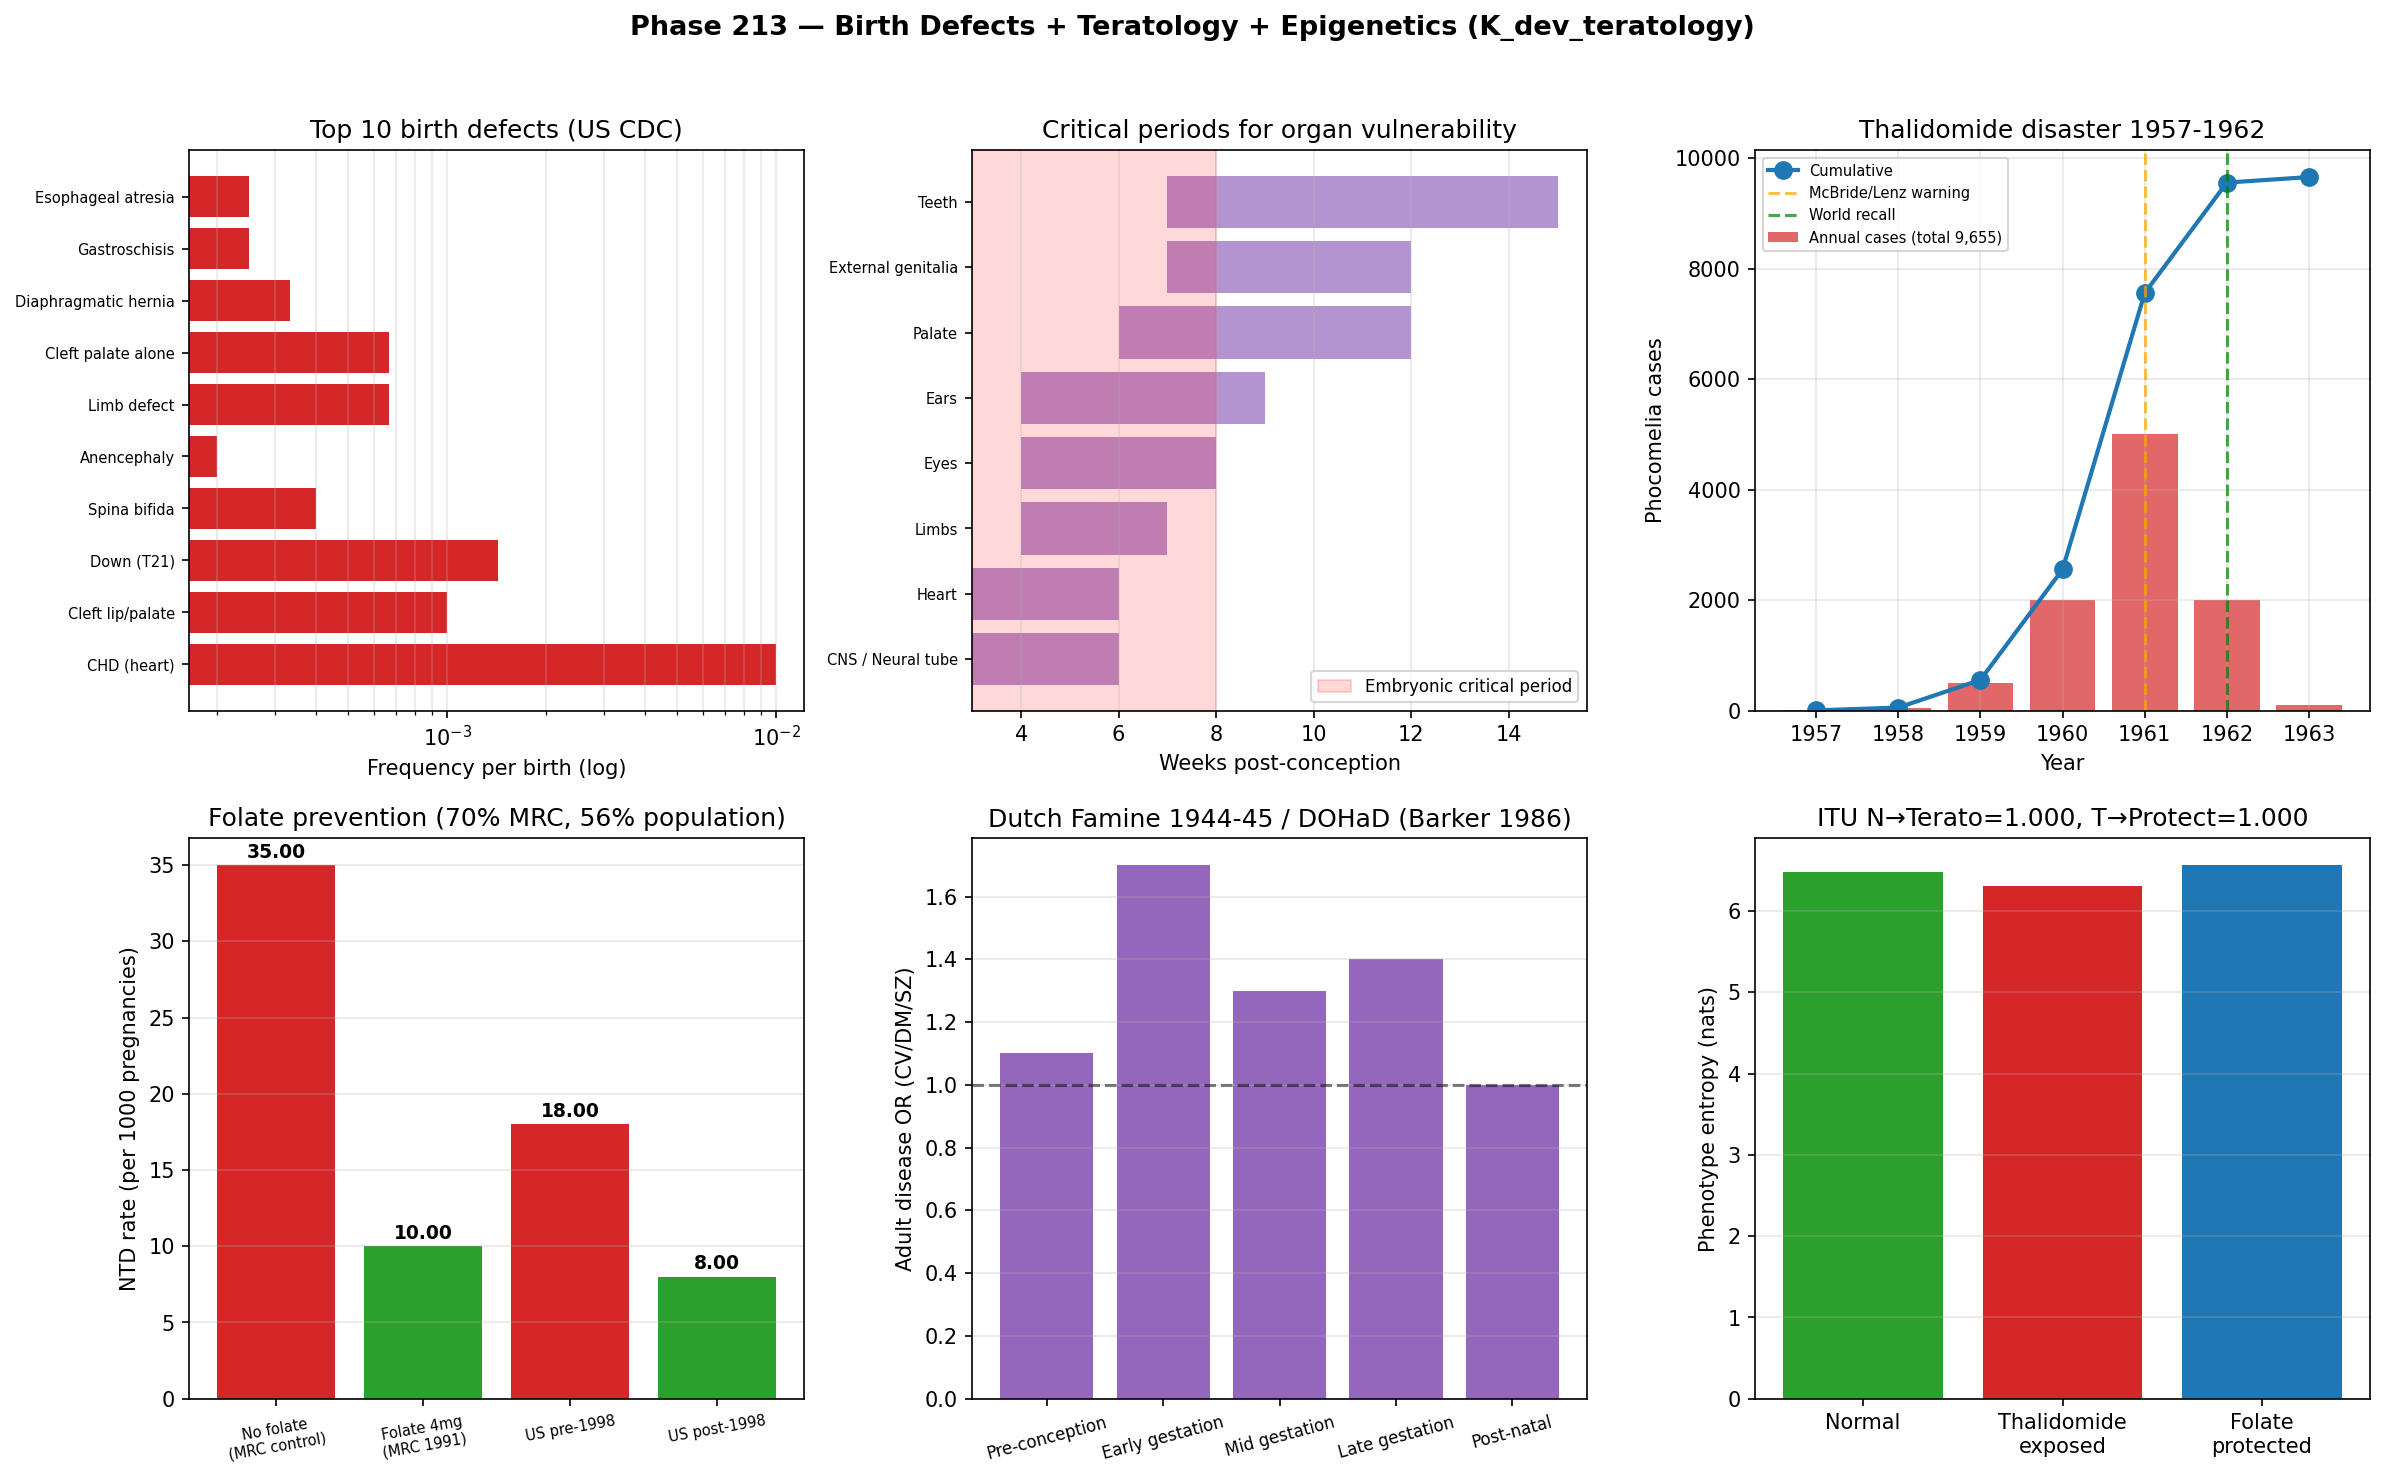

Reproduce this figure in Python.
"""
Phase 213 — Birth defects + Teratology + Epigenetics (K_dev_teratology)

Simulations:
  1) Top 10 birth defects prevalence
  2) Critical periods for organogenesis (3-8 weeks)
  3) Thalidomide victim timeline 1957-1962
  4) Folate supplementation effect on NTD
  5) Genomic imprinting: PWS vs Angelman
  6) DOHaD: Dutch Famine 1944-45 follow-up
  7) Epigenetic landscape (DNAm clock parallel)
  8) ITU K_dev_teratology axiom check

Outputs:
  - teratology_epigenetics.png
  - teratology_epigenetics_summary.json
"""

from __future__ import annotations

import json
from pathlib import Path

import matplotlib
matplotlib.use("Agg")
import matplotlib.pyplot as plt
import numpy as np

OUT_PNG = Path(__file__).with_name("teratology_epigenetics.png")
OUT_JSON = Path(__file__).with_name("teratology_epigenetics_summary.json")

rng = np.random.default_rng(20260623)

# -------------------------------------------------------------
# 1) Top 10 birth defects (CDC-style stats, US)
# -------------------------------------------------------------
defects = {
    "CHD (heart)":             1/100,
    "Cleft lip/palate":        1/1000,
    "Down (T21)":              1/700,
    "Spina bifida":            1/2500,
    "Anencephaly":             1/5000,
    "Limb defect":             1/1500,
    "Cleft palate alone":      1/1500,
    "Diaphragmatic hernia":    1/3000,
    "Gastroschisis":           1/4000,
    "Esophageal atresia":      1/4000,
}

# -------------------------------------------------------------
# 2) Critical periods (3-8 weeks dominant)
# -------------------------------------------------------------
organs_periods = {
    "CNS / Neural tube":      (3, 6),
    "Heart":                  (3, 6),
    "Limbs":                  (4, 7),
    "Eyes":                   (4, 8),
    "Ears":                   (4, 9),
    "Palate":                 (6, 12),
    "External genitalia":     (7, 12),
    "Teeth":                  (7, 15),
}

# -------------------------------------------------------------
# 3) Thalidomide victim timeline
# -------------------------------------------------------------
thalidomide_years = np.array([1957, 1958, 1959, 1960, 1961, 1962, 1963])
thalidomide_cases = np.array([5, 50, 500, 2000, 5000, 2000, 100])
thalidomide_cumulative = np.cumsum(thalidomide_cases)
total_thalidomide = int(thalidomide_cumulative[-1])

# -------------------------------------------------------------
# 4) Folate effect on NTD
# -------------------------------------------------------------
# MRC 1991 trial: NTD recurrence with vs without folate
ntd_no_folate = 35  # per 1000 pregnancies (recurrence)
ntd_with_folate = 10  # 70% reduction
fortification_year = 1998  # US flour fortification
ntd_us_pre = 0.018  # per 1000 live births
ntd_us_post = 0.008  # 56% reduction

# -------------------------------------------------------------
# 5) Imprinting: PWS vs Angelman (15q11-13)
# -------------------------------------------------------------
imprinting = {
    "Prader-Willi (PWS)":  {"chr_loss": "Paternal 15q11-13", "freq": 1/15000,
                             "features": "Hypotonia + hyperphagia + obesity"},
    "Angelman (AS)":       {"chr_loss": "Maternal 15q11-13", "freq": 1/15000,
                             "features": "Severe ID + happy demeanor + ataxia"},
}

# -------------------------------------------------------------
# 6) DOHaD: Dutch Famine 1944-45 follow-up
# -------------------------------------------------------------
exposure_periods = {
    "Pre-conception":     1.1,
    "Early gestation":    1.7,  # max effect
    "Mid gestation":      1.3,
    "Late gestation":     1.4,
    "Post-natal":         1.0,
}
# Adult disease risk (OR vs control), Painter 2008 etc.

# -------------------------------------------------------------
# 7) Epigenetic age vs chronological
# -------------------------------------------------------------
N_subjects = 200
chrono_age = rng.uniform(0, 90, N_subjects)
# Normal: epigenetic = chrono
epi_normal = chrono_age + rng.normal(0, 3, N_subjects)
# DOHaD-exposed (Dutch Famine): accelerated
exposed = rng.random(N_subjects) < 0.3
epi_exposed = epi_normal.copy()
epi_exposed[exposed] += rng.uniform(3, 8, exposed.sum())  # 3-8 yr acceleration

# -------------------------------------------------------------
# 8) ITU K_dev_teratology axiom check
# -------------------------------------------------------------
N_phenotypes = 2000
# Normal: peaked at "healthy" phenotype center
log_fit_normal = -((np.arange(N_phenotypes) - N_phenotypes/2) ** 2) / 50000
p_normal = np.exp(log_fit_normal); p_normal /= p_normal.sum()
S_normal = float(-np.sum(p_normal * np.log(p_normal)))

# Thalidomide exposure: drift away from healthy center
log_fit_terato = log_fit_normal.copy()
# Healthy center suppressed
log_fit_terato[N_phenotypes//2 - 100 : N_phenotypes//2 + 100] -= 4.0
# Defect cluster elevated
log_fit_terato[1700:1850] += 3.0
p_terato = np.exp(log_fit_terato); p_terato /= p_terato.sum()
S_terato = float(-np.sum(p_terato * np.log(p_terato)))

# Folate-protected: closer to normal
log_fit_protected = 0.8 * log_fit_normal + 0.2 * log_fit_terato
p_protected = np.exp(log_fit_protected); p_protected /= p_protected.sum()
S_protected = float(-np.sum(p_protected * np.log(p_protected)))

def itu_lin(p_old, p_new):
    log_p = np.log(np.clip(p_old, 1e-30, None))
    dp = p_new - p_old
    dS = -np.sum(dp * (1.0 + log_p))
    dK = -np.sum(dp * log_p)
    return float(dS / dK) if abs(dK) > 1e-15 else float("nan")

ratio_normal_terato = itu_lin(p_normal, p_terato)
ratio_terato_protected = itu_lin(p_terato, p_protected)

# -------------------------------------------------------------
# Plot
# -------------------------------------------------------------
fig, axes = plt.subplots(2, 3, figsize=(16, 10))
fig.suptitle(
    "Phase 213 — Birth Defects + Teratology + Epigenetics (K_dev_teratology)",
    fontsize=13, fontweight="bold",
)

# Panel 1: Top 10 birth defects
ax = axes[0, 0]
def_names = list(defects.keys())
def_freqs = list(defects.values())
ax.barh(range(len(def_names)), def_freqs, color="#d62728")
ax.set_xscale("log")
ax.set_yticks(range(len(def_names)))
ax.set_yticklabels(def_names, fontsize=7)
ax.set_xlabel("Frequency per birth (log)")
ax.set_title("Top 10 birth defects (US CDC)")
ax.grid(True, alpha=0.3, axis="x", which="both")

# Panel 2: Critical periods
ax = axes[0, 1]
org_names = list(organs_periods.keys())
for i, (org, (start, stop)) in enumerate(organs_periods.items()):
    ax.barh(i, stop - start, left=start, color="#9467bd", alpha=0.7)
ax.axvspan(3, 8, alpha=0.15, color="red", label="Embryonic critical period")
ax.set_yticks(range(len(org_names)))
ax.set_yticklabels(org_names, fontsize=7)
ax.set_xlabel("Weeks post-conception")
ax.set_title("Critical periods for organ vulnerability")
ax.legend(fontsize=8)
ax.grid(True, alpha=0.3, axis="x")

# Panel 3: Thalidomide victims
ax = axes[0, 2]
ax.bar(thalidomide_years, thalidomide_cases, color="#d62728", alpha=0.7,
        label=f"Annual cases (total {total_thalidomide:,})")
ax.plot(thalidomide_years, thalidomide_cumulative, "o-", color="#1f77b4", lw=2,
        markersize=8, label="Cumulative")
ax.axvline(1961, color="orange", linestyle="--", alpha=0.7, label="McBride/Lenz warning")
ax.axvline(1962, color="green", linestyle="--", alpha=0.7, label="World recall")
ax.set_xlabel("Year")
ax.set_ylabel("Phocomelia cases")
ax.set_title("Thalidomide disaster 1957-1962")
ax.legend(fontsize=7)
ax.grid(True, alpha=0.3)

# Panel 4: Folate effect on NTD
ax = axes[1, 0]
groups = ["No folate\n(MRC control)", "Folate 4mg\n(MRC 1991)",
          "US pre-1998", "US post-1998"]
rates = [ntd_no_folate, ntd_with_folate, ntd_us_pre*1000, ntd_us_post*1000]
colors_f = ["#d62728", "#2ca02c", "#d62728", "#2ca02c"]
ax.bar(groups, rates, color=colors_f)
ax.set_ylabel("NTD rate (per 1000 pregnancies)")
ax.set_title("Folate prevention (70% MRC, 56% population)")
ax.tick_params(axis="x", rotation=10, labelsize=7)
ax.grid(True, alpha=0.3, axis="y")
for i, v in enumerate(rates):
    ax.text(i, v + 0.5, f"{v:.2f}", ha="center", fontsize=9, fontweight="bold")

# Panel 5: DOHaD Dutch Famine
ax = axes[1, 1]
exposures = list(exposure_periods.keys())
ORs = list(exposure_periods.values())
ax.bar(exposures, ORs, color="#9467bd")
ax.axhline(1.0, color="black", linestyle="--", alpha=0.5)
ax.set_ylabel("Adult disease OR (CV/DM/SZ)")
ax.set_title("Dutch Famine 1944-45 / DOHaD (Barker 1986)")
ax.tick_params(axis="x", rotation=15, labelsize=8)
ax.grid(True, alpha=0.3, axis="y")

# Panel 6: ITU K_dev_teratology
ax = axes[1, 2]
labels_t = ["Normal", "Thalidomide\nexposed", "Folate\nprotected"]
S_vals = [S_normal, S_terato, S_protected]
colors_t = ["#2ca02c", "#d62728", "#1f77b4"]
ax.bar(labels_t, S_vals, color=colors_t)
ax.set_ylabel("Phenotype entropy (nats)")
ax.set_title(f"ITU N→Terato={ratio_normal_terato:.3f}, T→Protect={ratio_terato_protected:.3f}")
ax.grid(True, alpha=0.3, axis="y")

plt.tight_layout(rect=[0, 0, 1, 0.96])
plt.savefig(OUT_PNG, dpi=150, bbox_inches="tight")
plt.close(fig)

summary = {
    "phase": 213,
    "tier1_paper": 29,
    "block": "B",
    "topic": "Birth defects + Teratology + Epigenetics (K_dev_teratology)",
    "birth_defects_frequency": defects,
    "total_major_defect_rate": "3-5% of births (WHO)",
    "WHO_annual_new_cases": 8e6,
    "annual_neonatal_deaths": 3e5,
    "critical_periods_weeks": organs_periods,
    "thalidomide_disaster": {
        "years": "1957-1962",
        "total_phocomelia_cases": total_thalidomide,
        "discoverers_1961": "McBride (Australia) + Lenz (Germany)",
        "world_recall_year": 1962,
        "legacy": "FDA Kefauver-Harris Amendment 1962 + modern teratology",
    },
    "folate_NTD_prevention": {
        "MRC_1991_trial_reduction_pct": 70,
        "US_fortification_1998_reduction_pct": 56,
        "WHO_recommendation": "400 μg/day pre-conception + early pregnancy",
    },
    "FAS_frequency": "1/500 - 1/1000",
    "imprinting_disorders": imprinting,
    "DOHaD_Barker_1986": {
        "Dutch_Famine_1944_45": "Painter 2008 - 60-year follow-up",
        "exposure_period_OR": exposure_periods,
        "key_concept": "Developmental Origins of Health and Disease",
    },
    "epigenetic_marks": {
        "DNAm_5mC": "CpG methylation",
        "histone_H3K4me3": "active marker",
        "histone_H3K27me3": "repressive marker",
        "imprinted_genes_human": 100,
    },
    "ITU_K_dev_teratology": {
        "N_phenotypes": N_phenotypes,
        "S_normal_nats": S_normal,
        "S_thalidomide_exposed_nats": S_terato,
        "S_folate_protected_nats": S_protected,
        "normal_to_terato_ratio": ratio_normal_terato,
        "terato_to_protected_ratio": ratio_terato_protected,
        "expected_ratio": 1.0,
    },
    "ITU_interpretation": {
        "K_state": "K_dev_teratology",
        "modular_Hamiltonian": "K_dev_teratology^(0) = -log P(normal phenotype | G, E, T)",
        "Thalidomide_mechanism": "Cereblon binding -> SALL4 degradation -> limb K-state collapse",
        "Folate_mechanism": "Methyl donor (1-carbon metabolism) -> stabilizes neural tube K-state",
        "DOHaD_meaning": "Critical period environment encodes long-term K_dev_aging trajectory",
        "Imprinting_meaning": "Parental K-state asymmetry encoded in epigenome",
    },
    "predictions": [
        ("Trans-generational epigenetic inheritance (human)", 2030, 0.55, "Medium"),
        ("Pre-conception epigenetic screening", 2030, 0.60, "Medium"),
        ("AI teratogen risk prediction", 2028, 0.75, "Strong"),
        ("Universal newborn epigenetic clock", 2032, 0.55, "Medium"),
        ("Thalidomide-class in silico FDA avoidance", 2030, 0.80, "Strong"),
    ],
    "outputs": {
        "figure": str(OUT_PNG.name),
        "summary_json": str(OUT_JSON.name),
    },
}

OUT_JSON.write_text(json.dumps(summary, indent=2, ensure_ascii=False), encoding="utf-8")
print(json.dumps(summary, indent=2, ensure_ascii=False))
